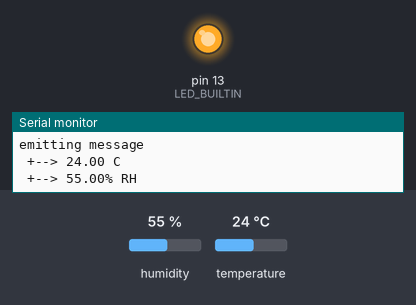
The sketch below on a simulated Arduino Uno, built with avr-gcc and run on an emulated ATmega328P. Parts: output pins drawn as LEDs (lit = HIGH), the last lines printed to the serial monitor. Inputs (shaded band) come from the test bench; at power-on: humidity 55 %, temperature 24 °C. No radio packets arrive unless stated.

Above: at 3.14 s.
At 35.3 s:
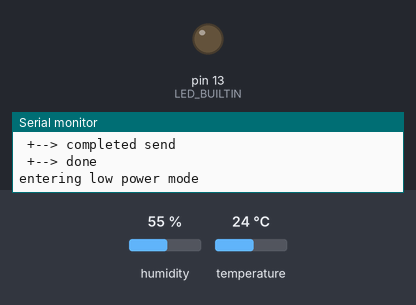
Timing chart, 0 to 86.8 s (numbered marks = the images above):
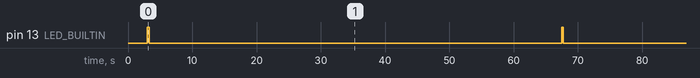

Measured:
- by itself, pin 13 (LED_BUILTIN): alternates HIGH for 0.26 s and LOW for 64.2 s

The sketch:

arduino.ino
```cpp
#include <Adafruit_Sensor.h>

#include <DHT_U.h>
#include <DHT.h>

#include <SPI.h>

#include <RF24_config.h>
#include <RF24.h>
#include <nRF24L01.h>
#include <printf.h>
#define SIGRD 5
#include <avr/boot.h>
#include "LowPower.h"


RF24 radio (9, 10);
byte buffer[128];
byte serial[10];
DHT dht(2, DHT22);

uint64_t addresses[] = {0x314e6f6465};

void setup() {
  pinMode(LED_BUILTIN, OUTPUT);

  Serial.begin(9600);
  Serial.println("booting");


  Serial.print("Serial Number : 0x");
  for (uint8_t i = 14; i < 24; i += 1) {
    // Serial.print(" 0x");
    Serial.print(boot_signature_byte_get(i), HEX);
    serial[i - 14] = boot_signature_byte_get(i);
    Serial.print(".");
  }
  Serial.println();

  Serial.println("Power up RF24");
  delay(100);
  Serial.println(" +--> radio.begin()"); delay(100);
  delay(100);  radio.begin();
  Serial.println(" +--> setting power level"); delay(100);
  radio.setPALevel(RF24_PA_MAX);
  Serial.println(" +--> opening writing pipe"); delay(100);
  radio.openWritingPipe(addresses[0]);
//    Serial.println(" +--> opening reading pipe"); delay(100);
  // radio.openReadingPipe(1, addresses[0]);
  Serial.println(" +--> sending device to low power mode"); delay(100);
  radio.powerDown();
  Serial.println("completed RF24 power up"); delay(100);
  delay(100);
  Serial.println("granting DHT sensor 2 sec for operations"); delay(100);
  delay(2000);
  Serial.println(" +--> done"); delay(100);
}

unsigned int lastEmit = 0;

void loop() {

 // printCurrentTime();

  digitalWrite(LED_BUILTIN, HIGH);   // turn the LED on (HIGH is the voltage level)
  emitMessage();
  digitalWrite(LED_BUILTIN, LOW);

 Serial.println("entering low power mode");delay(100);
    for (int x = 0; x < 8; x++) {
      LowPower.powerDown(SLEEP_8S, ADC_OFF, BOD_OFF);
    }
 Serial.println("entering normal power mode");delay(100);
}

void printCurrentTime() {
  unsigned long currentTime = millis();

  unsigned long milliseconds = currentTime;
  unsigned seconds = milliseconds / 1000;
  unsigned minutes = seconds / 60;
  unsigned hours = minutes / 60;

  milliseconds = milliseconds % 1000;
  seconds = seconds % 60;
  minutes = minutes % 60;

  Serial.print("current time (value might overflow): ");
  Serial.print(hours);
  Serial.print("h ");
  Serial.print(minutes);
  Serial.print("m ");
  Serial.print(seconds);
  Serial.print("s ");
  Serial.print(milliseconds);
  Serial.print("ms");
  Serial.println();
  delay(100);
}

void emitMessage() {
  Serial.println("emitting message"); delay(100);

  radio.powerUp();
//  delay(1000);
  float hum = dht.readHumidity();
  float temp = dht.readTemperature();
  Serial.print(" +--> ");Serial.print(temp); Serial.println(" C");
  Serial.print(" +--> ");Serial.print(hum); Serial.println("% RH");

  emit(hum, temp);
  radio.powerDown();
  Serial.println(" +--> done"); delay(100);

}

void emit(float humidity, float temperature) {
  String message = String("");
  for (uint8_t i = 0; i < sizeof(serial); i += 1) {
    message = message + String(serial[i], 16);
  }
  message = message + ":";
  char temp[6];
  dtostrf(humidity, 5, 1, temp);
  message = message + temp;
  message = message + ":";
  dtostrf(temperature, 5, 1, temp);
  message = message + temp;

  message.getBytes(buffer, sizeof(buffer));

  Serial.print(" +--> ");Serial.println("sending: " + message + " (" + message.length() + " bytes)");
  radio.write(&buffer, message.length());
  Serial.print(" +--> ");Serial.println("completed send");
}
```
